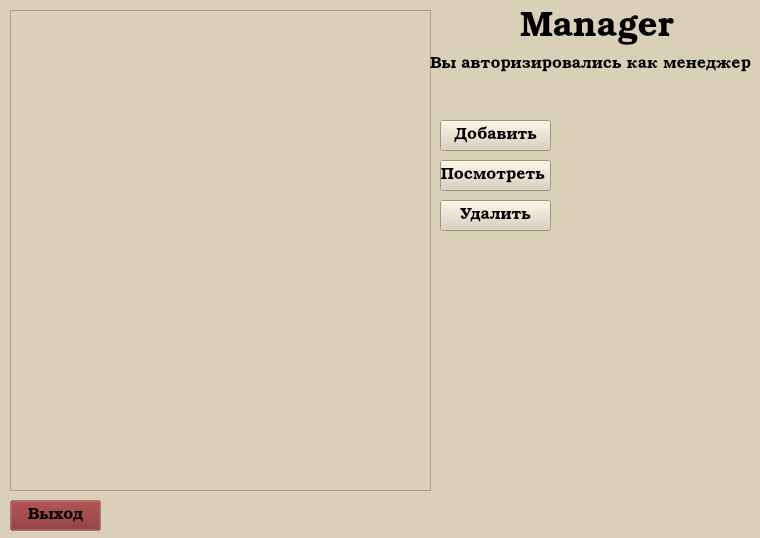
<?xml version="1.0" encoding="UTF-8"?>
<ui version="4.0">
 <class>MainWindow</class>
 <widget class="QMainWindow" name="MainWindow">
  <property name="geometry">
   <rect>
    <x>0</x>
    <y>0</y>
    <width>760</width>
    <height>538</height>
   </rect>
  </property>
  <property name="windowTitle">
   <string>MainWindow</string>
  </property>
  <property name="styleSheet">
   <string notr="true">background-color: rgb(218, 207, 183);</string>
  </property>
  <widget class="QWidget" name="centralwidget">
   <widget class="QTableView" name="tableView">
    <property name="geometry">
     <rect>
      <x>10</x>
      <y>10</y>
      <width>421</width>
      <height>481</height>
     </rect>
    </property>
   </widget>
   <widget class="QPushButton" name="pushButton_Exit">
    <property name="geometry">
     <rect>
      <x>10</x>
      <y>500</y>
      <width>91</width>
      <height>31</height>
     </rect>
    </property>
    <property name="font">
     <font>
      <family>URW Bookman</family>
      <pointsize>12</pointsize>
     </font>
    </property>
    <property name="styleSheet">
     <string notr="true">background-color: rgba(128, 37, 37, 57);</string>
    </property>
    <property name="text">
     <string>Выход</string>
    </property>
   </widget>
   <widget class="QLabel" name="label">
    <property name="geometry">
     <rect>
      <x>520</x>
      <y>10</y>
      <width>161</width>
      <height>41</height>
     </rect>
    </property>
    <property name="font">
     <font>
      <family>URW Bookman</family>
      <pointsize>15</pointsize>
      <weight>75</weight>
      <bold>true</bold>
     </font>
    </property>
    <property name="styleSheet">
     <string notr="true">background-color: rgba(191, 64, 64, 0);</string>
    </property>
    <property name="text">
     <string>&lt;html&gt;&lt;head/&gt;&lt;body&gt;&lt;p&gt;&lt;span style=&quot; font-size:26pt; font-weight:400;&quot;&gt;Manager&lt;/span&gt;&lt;/p&gt;&lt;/body&gt;&lt;/html&gt;</string>
    </property>
   </widget>
   <widget class="QPushButton" name="pushButton_prosmtr">
    <property name="geometry">
     <rect>
      <x>440</x>
      <y>160</y>
      <width>111</width>
      <height>31</height>
     </rect>
    </property>
    <property name="font">
     <font>
      <family>URW Bookman</family>
      <pointsize>12</pointsize>
     </font>
    </property>
    <property name="text">
     <string>Посмотреть </string>
    </property>
   </widget>
   <widget class="QPushButton" name="pushButton_delete">
    <property name="geometry">
     <rect>
      <x>440</x>
      <y>200</y>
      <width>111</width>
      <height>31</height>
     </rect>
    </property>
    <property name="font">
     <font>
      <family>URW Bookman</family>
      <pointsize>12</pointsize>
      <weight>50</weight>
      <bold>false</bold>
     </font>
    </property>
    <property name="text">
     <string>Удалить</string>
    </property>
   </widget>
   <widget class="QLabel" name="label_2">
    <property name="geometry">
     <rect>
      <x>430</x>
      <y>40</y>
      <width>331</width>
      <height>51</height>
     </rect>
    </property>
    <property name="font">
     <font>
      <family>URW Bookman</family>
      <pointsize>10</pointsize>
     </font>
    </property>
    <property name="styleSheet">
     <string notr="true">background-color: rgba(191, 64, 64, 0);</string>
    </property>
    <property name="text">
     <string>&lt;html&gt;&lt;head/&gt;&lt;body&gt;&lt;p&gt;&lt;span style=&quot; font-size:12pt;&quot;&gt;Вы авторизировались как  менеджер&lt;/span&gt;&lt;/p&gt;&lt;/body&gt;&lt;/html&gt;</string>
    </property>
   </widget>
   <widget class="QPushButton" name="pushButton_dobav">
    <property name="geometry">
     <rect>
      <x>440</x>
      <y>120</y>
      <width>111</width>
      <height>31</height>
     </rect>
    </property>
    <property name="font">
     <font>
      <family>URW Bookman</family>
      <pointsize>12</pointsize>
     </font>
    </property>
    <property name="text">
     <string>Добавить</string>
    </property>
   </widget>
  </widget>
 </widget>
 <resources/>
 <connections/>
</ui>
